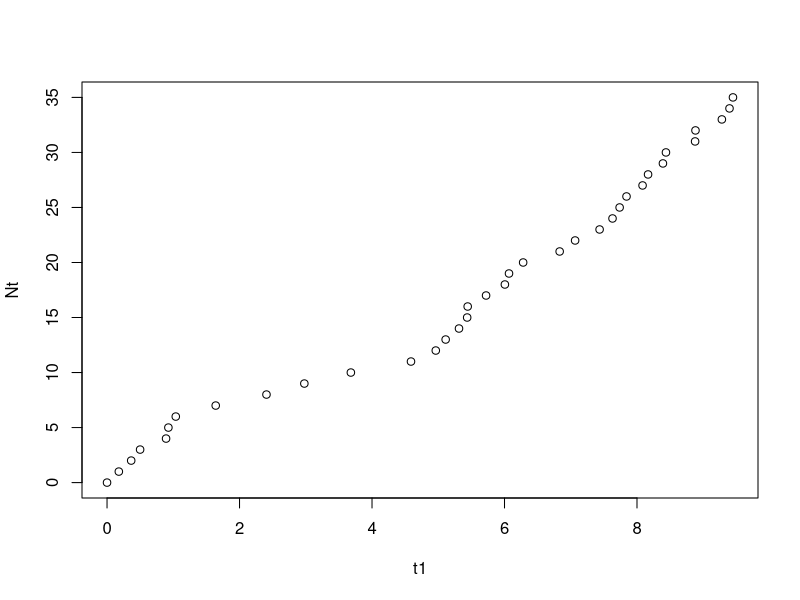

Generate this figure with R:
lambda=2
t_last=5
x=rexp(20,rate = lambda)
a=cumsum(x)
a=a[a<t_last]
n=length(a)
data.frame("start"=c(0,a),"x"=rep("<=t<",n+1),"by"=c(a,t_last),"Nt"=0:n)

rm(list=ls(all=TRUE))
lambda=4;t=9.5
inter=rexp(50,rate = lambda);
arrival=cumsum(inter);
arrival=arrival[arrival<t];arrival
n=length(arrival);n
t1=c(0,arrival);
t2=c(arrival,t);
zt=c(10000,rnorm(n,1000,20));zt
zt=cumsum(zt);zt
Nt=0:n
d=data.frame("start"=t1,"t"=rep(" <=t< ",n+1),"by"=t2,"Nt"=Nt,"amount"=zt)
d
plot(t1,Nt) 
